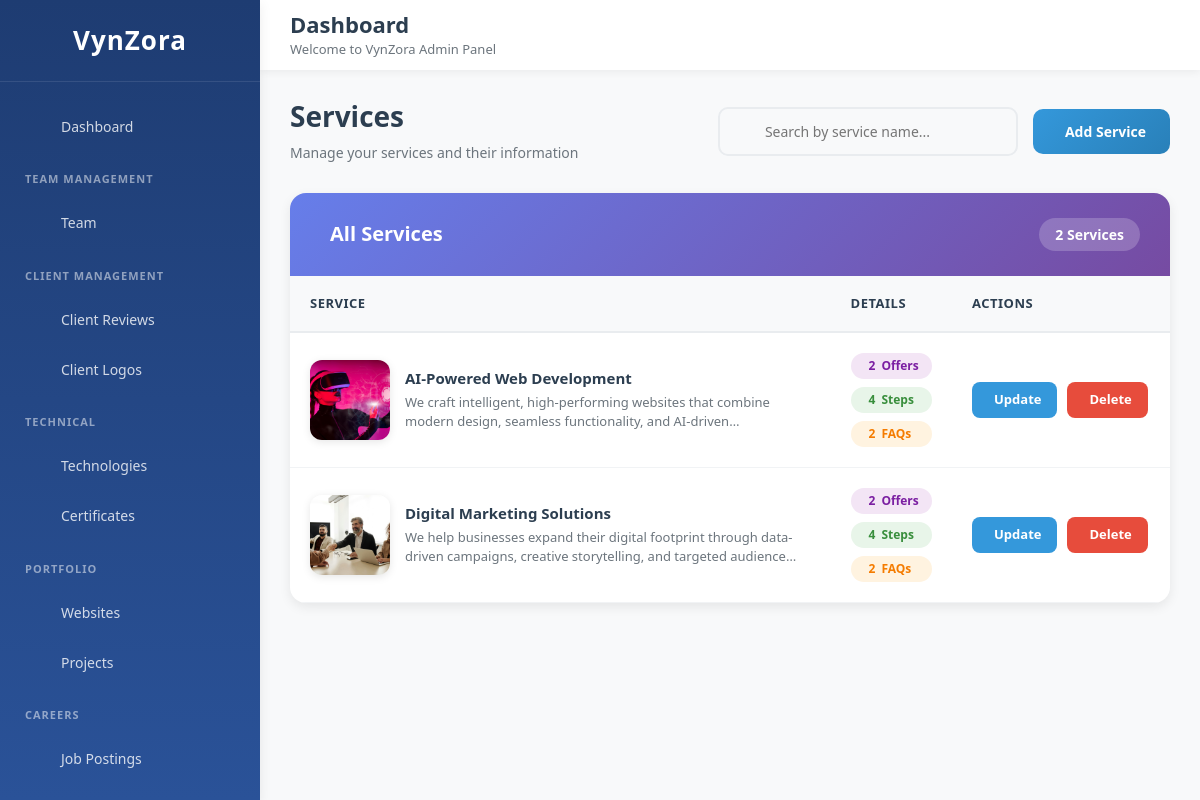
Screenshot of /service_list/ with the database file from the repository.
### vynzora_app/models.py (models this page shows, shortened)
class Services(models.Model):
    name = models.CharField(max_length=200)
    description = models.TextField()
    image = models.ImageField(upload_to="services/")
    created_at = models.DateTimeField(auto_now_add=True)

### vynzora_app/views.py (the view)
# urls.py: path("service_list/", views.service_list, name="service_list"),
def service_list(request):
    services = Services.objects.all()
    return render(request, "admin_home/service_list.html", {"services": services})

### templates/admin_home/service_list.html (shortened to what this page needs)
{% extends "admin_home/base.html" %}
{% load static %}
{% block content %}
<div class="service-list-container">
  <div class="page-header">
    <div class="header-left">
      <h2>Services</h2>
      <p>Manage your services and their information</p>
    </div>
    <div class="header-right">
      <div class="search-box">
        <input
          type="text"
          id="searchInput"
          placeholder="Search by service name..."
          autocomplete="off"
        >
      </div>
      <a href="{% url 'service_add' %}" class="btn-add">
        Add Service
      </a>
    </div>
  </div>
  <div class="service-card">
    <div class="service-card-header">
      <h3>
        All Services
      </h3>
      <span class="service-count" id="serviceCount">{{ services|length }} Services</span>
    </div>
    <div class="table-wrapper">
      {% if services %}
      <table class="service-table">
        <thead>
          <tr>
            <th>Service</th>
            <th>Details</th>
            <th>Actions</th>
          </tr>
        </thead>
        <tbody id="serviceTableBody">
          {% for service in services %}
          <tr data-name="{{ service.name }}" data-description="{{ service.description }}" id="service-row-{{ service.id }}">
            <td>
              <div class="service-info">
                {% if service.image %}
                  <img src="{{ service.image.url }}" alt="{{ service.name }}" class="service-image" id="service-image-{{ service.id }}">
                {% else %}
                  <div class="no-image">{{ service.name|first|upper }}</div>
                {% endif %}
                <div class="service-details">
                  <h4 class="service-name" id="service-name-{{ service.id }}">{{ service.name }}</h4>
                  <p class="service-description" id="service-description-{{ service.id }}">{{ service.description|truncatewords:20 }}</p>
                </div>
              </div>
            </td>
            <td>
              <div class="service-meta">
                <span class="meta-badge offers">
                  <span id="offers-count-{{ service.id }}">{{ service.offers.count }}</span> Offers
                </span>
                <span class="meta-badge steps">
                  <span id="steps-count-{{ service.id }}">{{ service.process_steps.count }}</span> Steps
                </span>
                <span class="meta-badge faqs">
                  <span id="faqs-count-{{ service.id }}">{{ service.faqs.count }}</span> FAQs
                </span>
              </div>
            </td>
            <td>
              <div class="action-buttons">
                <button
                  type="button"
                  class="btn-action btn-update"
                  onclick="openUpdateModal(
                    {{ service.pk }},
                    '{{ service.name|escapejs }}',
                    '{{ service.description|escapejs }}',
                    '{% if service.image %}{{ service.image.url }}{% endif %}',
                    {{ service.offers.all|length }},
                    {{ service.process_steps.all|length }},
                    {{ service.faqs.all|length }}
                  )"
                >
                  Update
                </button>
                <button
                  type="button"
                  class="btn-action btn-delete"
                  onclick="openDeleteModal({{ service.pk }}, '{{ service.name|escapejs }}')"
                >
                  Delete
                </button>
              </div>
            </td>
          </tr>
          {% endfor %}
        </tbody>
      </table>
      {% endif %}
    </div>
  </div>
</div>
{% endblock %}

### templates/admin_home/base.html (shortened to what this page needs)
{% load static %}
<!DOCTYPE html>
<html lang="en">
<head>
  <link href="https://cdn.jsdelivr.net/npm/bootstrap@5.1.3/dist/css/bootstrap.min.css" rel="stylesheet">
  <link rel="stylesheet" href="{% static 'admin_static/assets/vendors/mdi/css/materialdesignicons.min.css' %}">
</head>
<body>
  <div class="toast-container position-fixed top-0 end-0 p-3">
  </div>
  <nav class="navbar default-layout">
    <div class="navbar-menu-wrapper">
      <div class="d-flex align-items-center">
        <div class="dashboard-header">
          <h1>Dashboard</h1>
          <p>Welcome to VynZora Admin Panel</p>
        </div>
      </div>
    </div>
  </nav>
  <nav class="sidebar" id="sidebar">
    <div class="sidebar-brand">
      <h3>VynZora</h3>
    </div>
    <ul class="nav flex-column">
      <li class="nav-item">
        <a class="nav-link " href="{% url 'dashboard'%}">
          <span class="menu-title">Dashboard</span>
        </a>
      </li>
      <li class="nav-item nav-category">Team Management</li>
      <li class="nav-item">
        <a class="nav-link" data-bs-toggle="collapse" href="#blog5" aria-expanded="false">
          <span class="menu-title">Team</span>
          <i class="menu-arrow"></i>
        </a>
      </li>
      <li class="nav-item nav-category">Client Management</li>
      <li class="nav-item">
        <a class="nav-link" data-bs-toggle="collapse" href="#blog" aria-expanded="false">
          <span class="menu-title">Client Reviews</span>
          <i class="menu-arrow"></i>
        </a>
      </li>
      <li class="nav-item">
        <a class="nav-link" data-bs-toggle="collapse" href="#contact1" aria-expanded="false">
          <span class="menu-title">Client Logos</span>
          <i class="menu-arrow"></i>
        </a>
      </li>
      <li class="nav-item nav-category">Technical</li>
      <li class="nav-item">
        <a class="nav-link" data-bs-toggle="collapse" href="#contact12" aria-expanded="false">
          <span class="menu-title">Technologies</span>
          <i class="menu-arrow"></i>
        </a>
      </li>
      <li class="nav-item">
        <a class="nav-link" data-bs-toggle="collapse" href="#certificate" aria-expanded="false">
          <span class="menu-title">Certificates</span>
          <i class="menu-arrow"></i>
        </a>
      </li>
      <li class="nav-item nav-category">Portfolio</li>
      <li class="nav-item">
        <a class="nav-link" data-bs-toggle="collapse" href="#contact1234" aria-expanded="false">
          <span class="menu-title">Websites</span>
          <i class="menu-arrow"></i>
        </a>
      </li>
      <li class="nav-item">
        <a class="nav-link" data-bs-toggle="collapse" href="#form-elements" aria-expanded="false">
          <span class="menu-title">Projects</span>
          <i class="menu-arrow"></i>
        </a>
      </li>
      <li class="nav-item nav-category">Careers</li>
      <li class="nav-item">
        <a class="nav-link" data-bs-toggle="collapse" href="#job" aria-expanded="false">
          <span class="menu-title">Job Postings</span>
          <i class="menu-arrow"></i>
        </a>
      </li>
      <li class="nav-item">
        <a class="nav-link" data-bs-toggle="collapse" href="#candidate" aria-expanded="false">
        </a>
      </li>
    </ul>
  </nav>
  <div class="page-body-wrapper">
    <div class="main-content">
      {% block content %}
      {% endblock %}
    </div>
  </div>
</body>
</html>

### templates/admin_home/base.html (style rules this page uses)
* { margin: 0; padding: 0; box-sizing: border-box; }
:root { --primary-color: #3498db; --secondary-color: #2c3e50; --success-color: #2ecc71; --warning-color: #f39c12; --danger-color: #e74c3c; --info-color: #9b59b6; --light-bg: #f8f9fa; --dark-text: #2c3e50; --light-text: #6c757d; --border-color: #e9ecef; --sidebar-width: 260px; --header-height: 70px; --shadow-sm: 0 2px 8px rgba(0, 0, 0, 0.06); --shadow-md: 0 4px 12px rgba(0, 0, 0, 0.08); --shadow-lg: 0 8px 24px rgba(0, 0, 0, 0.12); }
body { font-family: 'Segoe UI', Tahoma, Geneva, Verdana, sans-serif; background-color: var(--light-bg); overflow-x: hidden; }
.navbar.default-layout { position: fixed; top: 0; left: var(--sidebar-width); right: 0; height: var(--header-height); z-index: 999; background: #fff; box-shadow: var(--shadow-sm); padding: 0 30px; transition: left 0.3s ease; }
.navbar-menu-wrapper { display: flex; align-items: center; justify-content: space-between; width: 100%; height: 100%; }
.sidebar { position: fixed; top: 0; left: 0; bottom: 0; width: var(--sidebar-width); background: linear-gradient(180deg, #1e3c72 0%, #2a5298 100%); box-shadow: var(--shadow-md); z-index: 1000; overflow-y: auto; overflow-x: hidden; transition: transform 0.3s ease; }
.sidebar-brand { padding: 25px 20px; text-align: center; border-bottom: 1px solid rgba(255, 255, 255, 0.1); }
.sidebar-brand h3 { color: #fff; font-size: 26px; font-weight: 700; margin: 0; letter-spacing: 1px; }
.sidebar .nav { padding: 20px 0; }
.sidebar .nav-item { margin: 0; }
.sidebar .nav-category { color: rgba(255, 255, 255, 0.5); font-size: 11px; text-transform: uppercase; letter-spacing: 1px; padding: 20px 25px 10px; font-weight: 600; }
.sidebar .nav-link { display: flex; align-items: center; padding: 14px 25px; color: rgba(255, 255, 255, 0.8); text-decoration: none; transition: all 0.3s ease; position: relative; }
.sidebar .nav-link .menu-title { font-size: 14px; font-weight: 500; flex: 1; }
.sidebar .nav-link .menu-arrow { font-size: 14px; transition: transform 0.3s ease; }
.sidebar .nav-link[aria-expanded="false"] .menu-arrow::before { content: "\F0142"; font-family: "Material Design Icons"; }
.page-body-wrapper { margin-left: var(--sidebar-width); margin-top: var(--header-height); min-height: calc(100vh - var(--header-height)); transition: margin-left 0.3s ease; }
.main-content { padding: 30px; overflow-y: auto; max-height: calc(100vh - var(--header-height)); }
.dashboard-header h1 { font-size: 22px; font-weight: 700; color: var(--dark-text); margin: 0; line-height: 1.2; }
.dashboard-header p { color: var(--light-text); font-size: 13px; margin: 3px 0 0 0; }
.action-buttons { display: grid; gap: 12px; }

### rows the page displays
Services: image (picture), name "AI-Powered Web Development", description "We craft intelligent, high-performing websites that combine modern design, seamless functionality, and…", offers.count "2", process_steps.count "4", faqs.count "2"
Services: image (picture), name "Digital Marketing Solutions", description "We help businesses expand their digital footprint through data-driven campaigns, creative storytelling, and targeted…", offers.count "2", process_steps.count "4", faqs.count "2"

### other values shown
{{ services|length }} "2"
